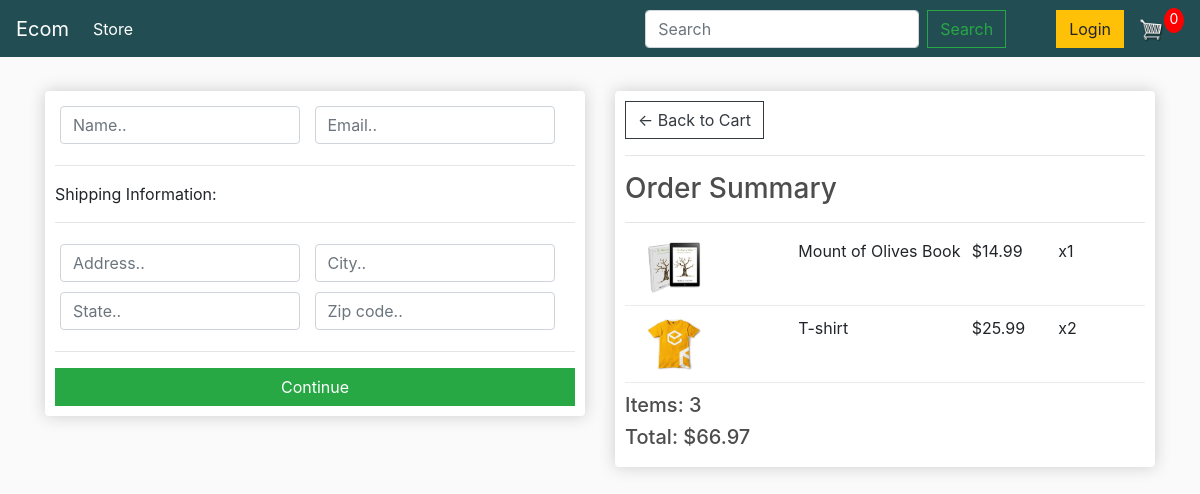
Screenshot of /checkout/ (signed in) with the database file from the repository.
### store/models.py (models this page shows, shortened)
class OrderItem(models.Model):
    product = models.ForeignKey(Product, on_delete=models.SET_NULL,null=True)
    order = models.ForeignKey(Order, on_delete=models.SET_NULL,null=True)
    quantity = models.IntegerField(default=0,null=True,blank=True)
    date_added = models.DateTimeField(auto_now_add=True)
    @property
    def get_total(self):
        total = self.product.price * self.quantity
        return total

class Product(models.Model):
    name = models.CharField(max_length=200)
    price = models.FloatField()
    digital = models.BooleanField(default=False,null=True,blank=True)
    image = models.ImageField(null=True,blank=True)
    @property
    def imageURL(self):
        try:
            url = self.image.url
        except:
            url =''
        return url

class Order(models.Model):
    customer = models.ForeignKey(Customer,on_delete=models.SET_NULL, blank=True, null=True )
    date_ordered = models.DateTimeField(auto_now_add=True)
    complete = models.BooleanField()
    transaction_id = models.CharField(max_length=200, null=True)
    @property
    def get_cart_total(self):
        orderitems = self.orderitem_set.all()
        total = sum([item.get_total for item in orderitems])
        return total
    @property
    def get_cart_items(self):
        orderitems = self.orderitem_set.all()
        total = sum([item.quantity for item in orderitems])
        return total

### store/views.py (the view)
# urls.py: path('checkout/',views.checkout,name="checkout"),
def checkout(request):
    if request.user.is_authenticated:
        customer = request.user.customer
        order, created = Order.objects.get_or_create(customer= customer, complete=False)
        item = order.orderitem_set.all()
    else:
        items = []
        order = {'get_cart_total': 0 , 'get_cart_items':0}
    context = {'items': item , 'order': order}
    return render(request,'store/checkout.html',context)

### store/templates/store/checkout.html (shortened to what this page needs)
{% extends 'store/main.html' %}
{% load static %}
{% block content %}
<div class="row">
     <div class="col-lg-6">
          <div class="box-element" id="form-wrapper">
               <form id="form">
                    <div id="user-info">
                         <div class="form-field">
                              <input required class="form-control" type="text" name="name" placeholder="Name..">
                         </div>
                         <div class="form-field">
                              <input required class="form-control" type="email" name="email" placeholder="Email..">
                         </div>
                    </div>
                    <div id="shipping-info">
                         <hr>
                         <p>Shipping Information:</p>
                         <hr>
                         <div class="form-field">
                              <input class="form-control" type="text" name="address" placeholder="Address..">
                         </div>
                         <div class="form-field">
                              <input class="form-control" type="text" name="city" placeholder="City..">
                         </div>
                         <div class="form-field">
                              <input class="form-control" type="text" name="state" placeholder="State..">
                         </div>
                         <div class="form-field">
                              <input class="form-control" type="text" name="zipcode" placeholder="Zip code..">
                         </div>
                    </div>
                    <hr>
                    <input id="form-button" class="btn btn-success btn-block" type="submit" value="Continue">
               </form>
          </div>
          <br>
     </div>
     <div class="col-lg-6">
          <div class="box-element">
               <a  class="btn btn-outline-dark" href="{% url 'cart' %}">&#x2190; Back to Cart</a>
               <hr>
               <h3>Order Summary</h3>
               <hr>
               {% for item in items %}
                    <div class="cart-row">
                         <div style="flex:2"><img class="row-image" src="{{item.product.imageURL}}"></div>
                         <div style="flex:2"><p>{{item.product.name}}</p></div>
                         <div style="flex:1"><p>${{item.product.price|floatformat:2}}</p></div>
                         <div style="flex:1"><p>x{{item.quantity}}</p></div>
                    </div>
               {% endfor %}
               <h5>Items:     {{order.get_cart_items}}</h5>
               <h5>Total:   ${{order.get_cart_total|floatformat:2}}</h5>
          </div>
     </div>
</div>
{% endblock content %}

### static/css/main.css (style rules this page uses)
body { background-color: hsl(0, 0%, 98%); }
h1,h2,h3,h4,h5,h6 { color:hsl(0, 0%, 30%); }
.box-element { box-shadow:hsl(0, 0%, 80%) 0 0 16px; background-color: #fff; border-radius: 4px; padding: 10px; }
.col-lg-4, .col-lg-6, .col-lg-8, .col-lg-12 { margin-top: 10px; }
.btn { border-radius: 0; }
.row-image { width: 100px; }
.form-field { width:250px; display: inline-block; padding: 5px; }
.cart-row { display: flex; align-items: flex-stretch; padding-bottom: 10px; margin-bottom: 10px; border-bottom: 1px solid #ececec; }

### rows the page displays
OrderItem: product.imageURL (picture), product.name "Mount of Olives Book", product.price "14.99", quantity "1"
OrderItem: product.imageURL (picture), product.name "T-shirt", product.price "25.99", quantity "2"
Order: get_cart_items "3", get_cart_total "66.97"
